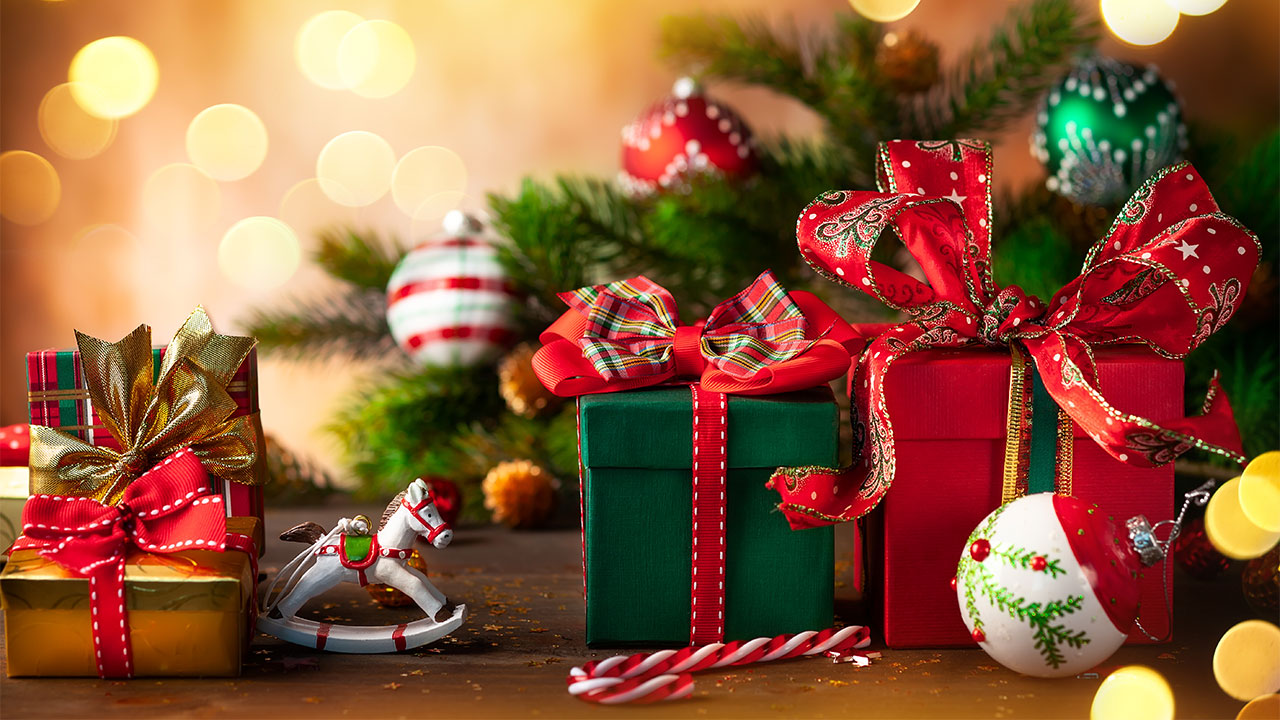
#> input picture Physics/sample_image.jpg, 1280 x 720 px, found by its file name
$ python '201421183_이현욱_Lab10.py'
#> lines starting #> are read from the running program, lines starting #| are printed output that depends on the picture
import numpy as np
import matplotlib.pyplot as plt
import matplotlib.image as img

# [93 lines of commented-out code are left out]


im1 = img.imread("C:/Devs/Physics/sample_image.jpg")
#> im1 is the input picture: shape (720, 1280, 3); mean R, G, B 139.5, 91.2, 61

print(type(im1))
#| <class 'numpy.ndarray'>
print(im1.shape)
#| (720, 1280, 3)
plt.figure(1)
plt.imshow(im1)
plt.axis("off")

im_R = im1[:, :, 0]
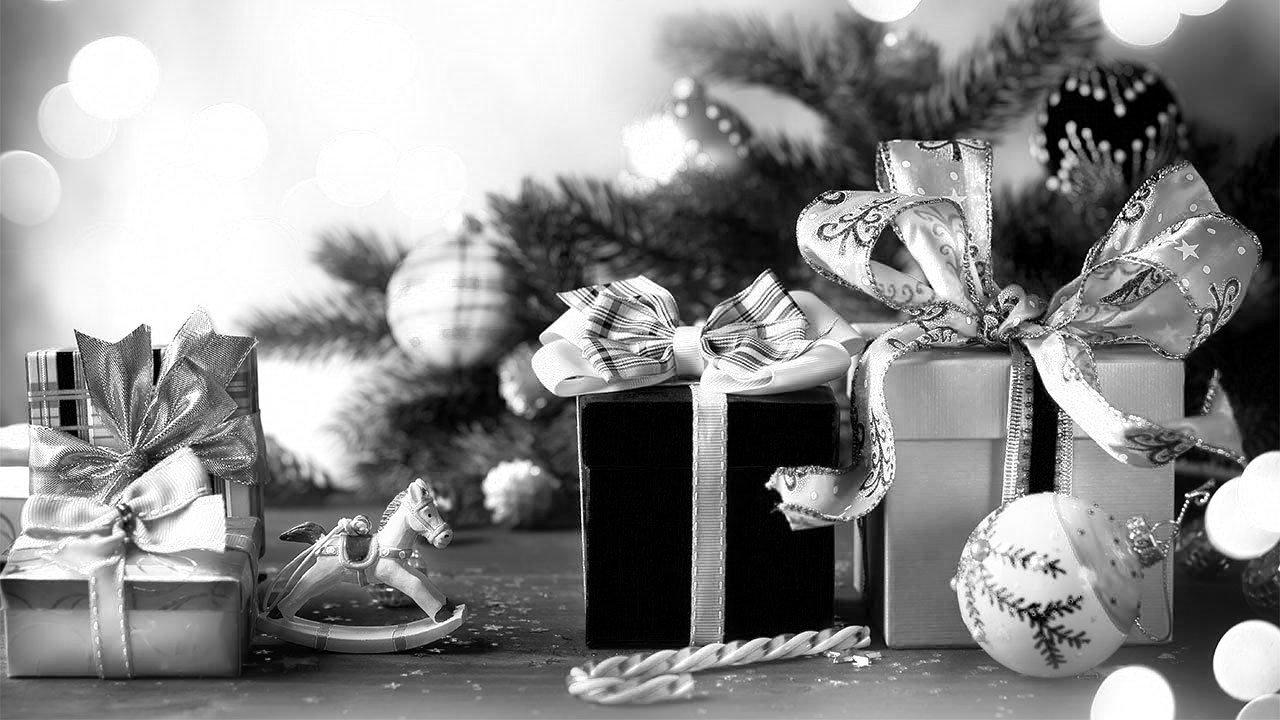
#> im_R: shape (720, 1280); min 0, max 255, mean 139.5
plt.figure(2)
plt.imshow(im_R, cmap="Reds")
plt.axis("off")

im_G = im1[:, :, 1]
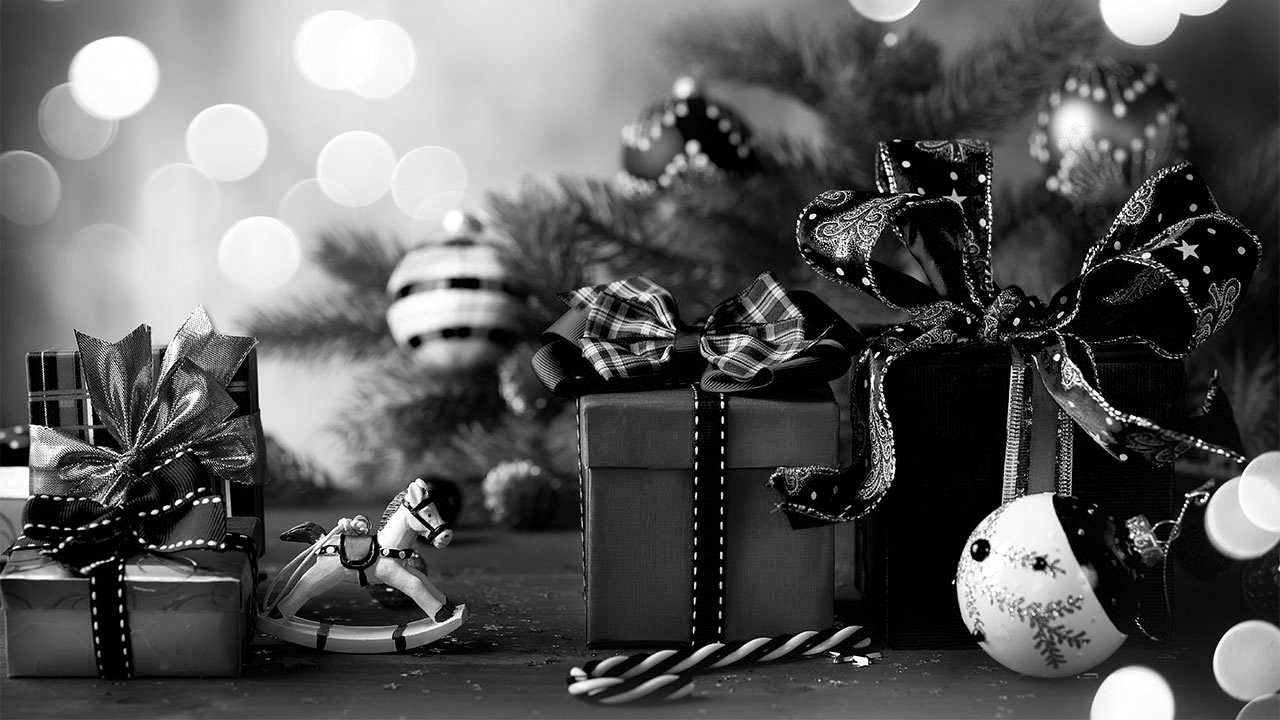
#> im_G: shape (720, 1280); min 0, max 255, mean 91.2
plt.figure(3)
plt.imshow(im_R, cmap="Greens")
plt.axis("off")

im_B = im1[:, :, 2]
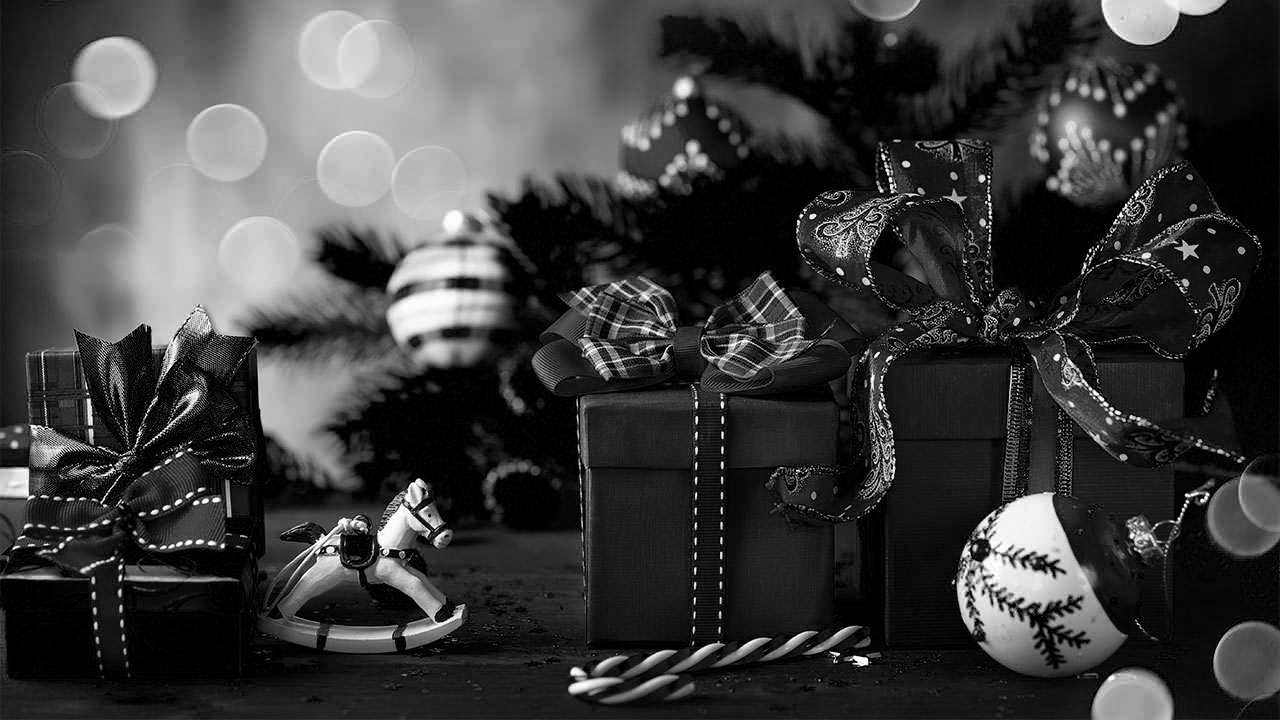
#> im_B: shape (720, 1280); min 0, max 255, mean 61
print(im_B.shape)
#| (720, 1280)
print(type(im_B))
#| <class 'numpy.ndarray'>
plt.figure(4)
plt.imshow(im_R, cmap="Blues")
plt.axis("off")

conv_img = np.zeros((im1.shape[0], im1.shape[1], im1.shape[2]), "uint8")
conv_img[:, :, 0] = im_R
conv_img[:, :, 1] = im_B
conv_img[:, :, 2] = im_G
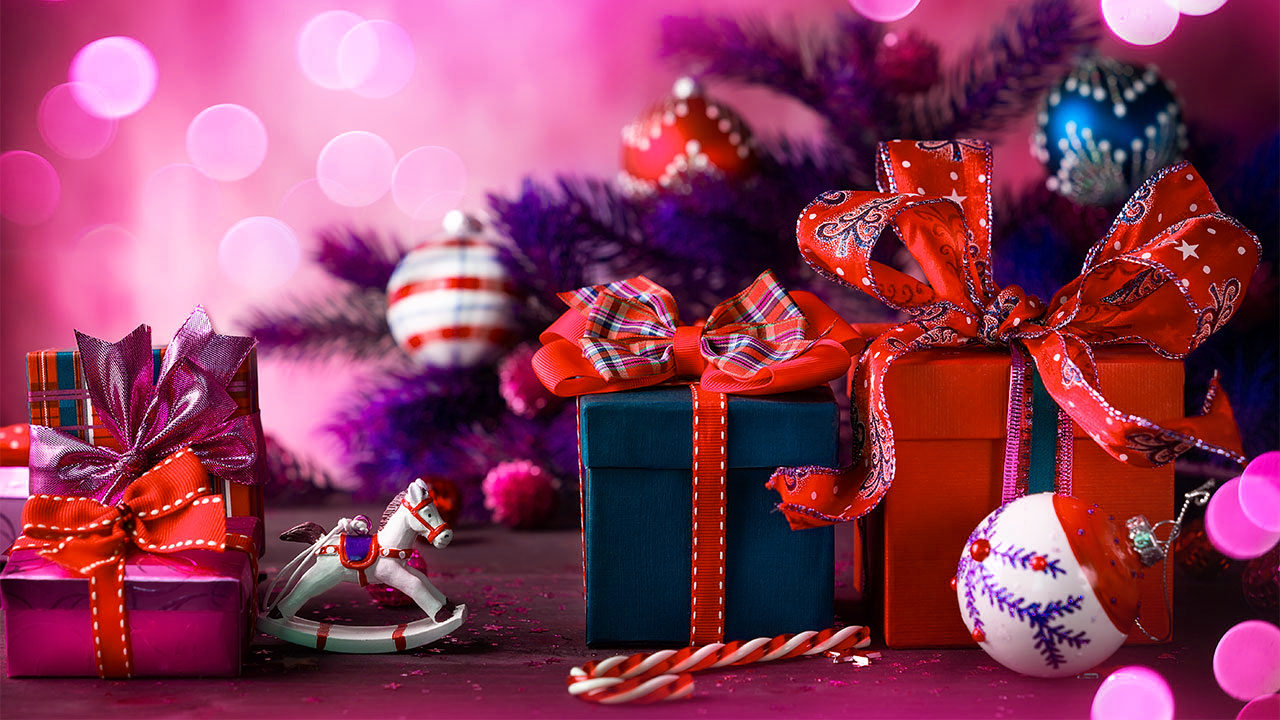
#> conv_img: shape (720, 1280, 3); mean of channels 0, 1, 2 139.5, 61, 91.2; drawn as R, G, B

plt.figure(5)
plt.imshow(conv_img)
plt.axis("off")

plt.show()
